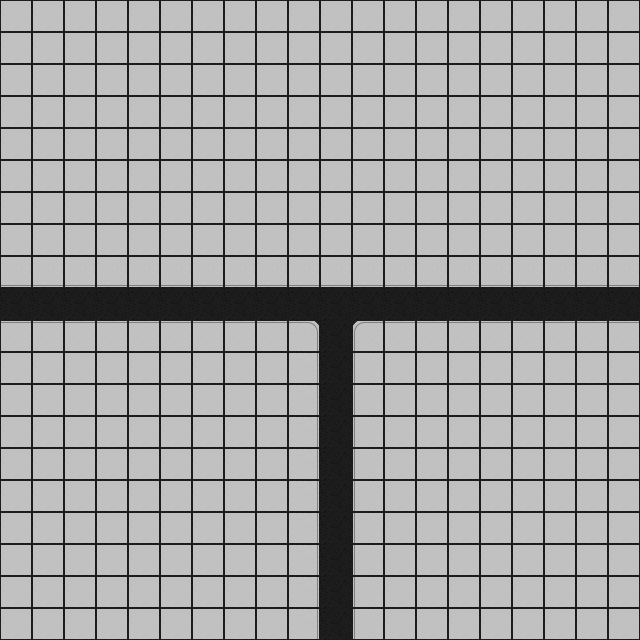

Below is a game level as drawn by its tile map, then a one-line description and the .tmx file that defines it, in full:
An orthogonal 20x20 tile map with 32x32 px tiles, 1 tile layer (Tile Layer 1) and 3 objects (2x car, wall).

<map version="1.10" tiledversion="1.10.2" orientation="orthogonal" renderorder="right-down" width="20" height="20" tilewidth="32" tileheight="32" infinite="0" nextlayerid="4" nextobjectid="5">
 <tileset firstgid="1" source="str.tsx" />
 <layer id="1" name="Tile Layer 1" width="20" height="20">
  <data encoding="csv">
49,49,49,49,49,49,49,49,49,49,49,49,49,49,49,49,49,49,49,49,
49,49,49,49,49,49,49,49,49,49,49,49,49,49,49,49,49,49,49,49,
49,49,49,49,49,49,49,49,49,49,49,49,49,49,49,49,49,49,49,49,
49,49,49,49,49,49,49,49,49,49,49,49,49,49,49,49,49,49,49,49,
49,49,49,49,49,49,49,49,49,49,49,49,49,49,49,49,49,49,49,49,
49,49,49,49,49,49,49,49,49,49,49,49,49,49,49,49,49,49,49,49,
49,49,49,49,49,49,49,49,49,49,49,49,49,49,49,49,49,49,49,49,
49,49,49,49,49,49,49,49,49,49,49,49,49,49,49,49,49,49,49,49,
8,8,8,8,8,8,8,8,8,8,8,8,8,8,8,8,8,8,8,8,
25,25,25,25,25,25,25,25,25,25,25,25,25,25,25,25,25,25,25,25,
36,36,36,36,36,36,36,36,36,37,25,41,36,36,36,36,36,36,36,36,
49,49,49,49,49,49,49,49,49,44,25,48,49,49,49,49,49,49,49,49,
49,49,49,49,49,49,49,49,49,44,25,48,49,49,49,49,49,49,49,49,
49,49,49,49,49,49,49,49,49,44,25,48,49,49,49,49,49,49,49,49,
49,49,49,49,49,49,49,49,49,44,25,48,49,49,49,49,49,49,49,49,
49,49,49,49,49,49,49,49,49,44,25,48,49,49,49,49,49,49,49,49,
49,49,49,49,49,49,49,49,49,44,25,48,49,49,49,49,49,49,49,49,
49,49,49,49,49,49,49,49,49,44,25,48,49,49,49,49,49,49,49,49,
49,49,49,49,49,49,49,49,49,44,25,48,49,49,49,49,49,49,49,49,
49,49,49,49,49,49,49,49,49,44,25,48,49,49,49,49,49,49,49,49
</data>
 </layer>
 <objectgroup id="2" name="cars" visible="0">
  <object id="1" name="2" type="car" x="64" y="288" width="30" height="30">
   <properties>
    <property name="action" value="forward" />
    <property name="orientation" value="right" />
   </properties>
  </object>
  <object id="2" name="1" type="car" x="544" y="288" width="30" height="30">
   <properties>
    <property name="action" value="forward" />
    <property name="orientation" value="left" />
    <property name="turn" value="left" />
   </properties>
  </object>
 </objectgroup>
 <objectgroup id="3" name="walls" visible="0">
  <object id="4" name="zid" type="wall" x="320" y="288" width="35.5" height="36.75">
   <properties>
    <property name="forbidden" value="up" />
   </properties>
  </object>
 </objectgroup>
</map>
